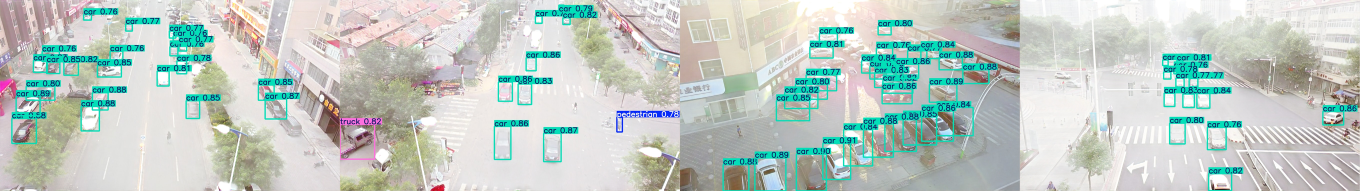
#> input picture figure/vd_0_1_9.png, 2720 x 382 px (shown at 1/2 size)
$ python demo.py
#> lines starting #> are read from the running program, lines starting #| are printed output that depends on the picture
from PIL import Image

def resize_image(input_path, output_path, scale_factor=0.5):
    """
    将图片等比例缩小为原来的 1/4
    :param input_path: 输入图片的路径
    :param output_path: 输出图片的路径
    :param scale_factor: 缩放比例，默认为 0.25（即缩小为原来的 1/4）
    """
#> called with input_path = 'vd_0_1_9.png', output_path = 'vd_0_1_9.png', scale_factor = 0.5
    # 打开图片
    with Image.open(input_path) as img:
        # 获取原始图片的宽度和高度
#> img is the input picture: PIL image 2720x382 RGB; mean R, G, B 192.4, 202.2, 196.4
        width, height = img.size
#> width = 2720; height = 382

        # 计算新的宽度和高度
        new_width = int(width * scale_factor)
#> new_width = 1360
        new_height = int(height * scale_factor)
#> new_height = 191

        # 使用高质量的缩放算法（LANCZOS）进行缩放
        resized_img = img.resize((new_width, new_height), Image.LANCZOS)
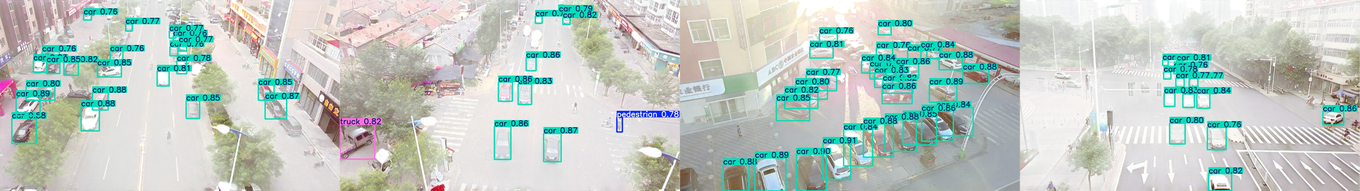
#> resized_img: PIL image 1360x191 RGB; mean R, G, B 192.4, 202.2, 196.4

        # 保存缩小后的图片
        resized_img.save(output_path)

# 示例使用
input_path = "vd_0_1_9.png"  # 输入图片的路径
output_path = "vd_0_1_9.png"  # 输出图片的路径
resize_image(input_path, output_path)

$ run again, with figure/DSC.png copied over figure/vd_0_1_9.png
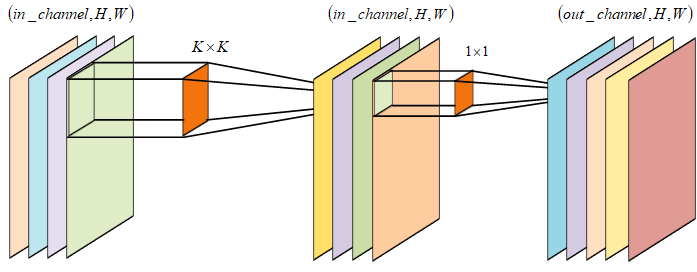
#> input picture figure/DSC.png, 697 x 272 px
#> in resize_image, img is the input picture: PIL image 697x272 RGB; mean R, G, B 233.1, 224.9, 213.7
#> in resize_image, `resized_img = img.resize((new_width, new_height), Image.LANCZOS)`:
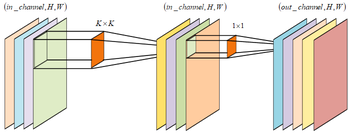
#> resized_img: PIL image 348x136 RGB; mean R, G, B 232.3, 224.3, 213.1
